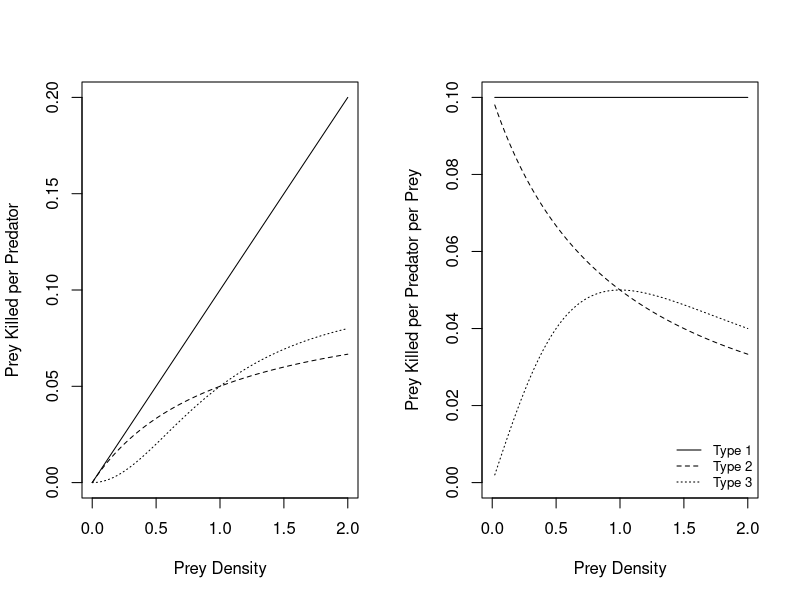
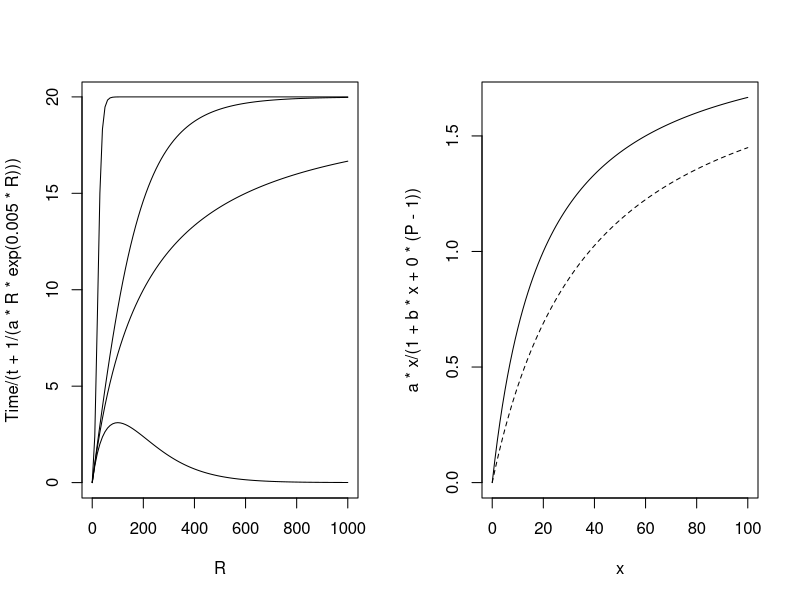
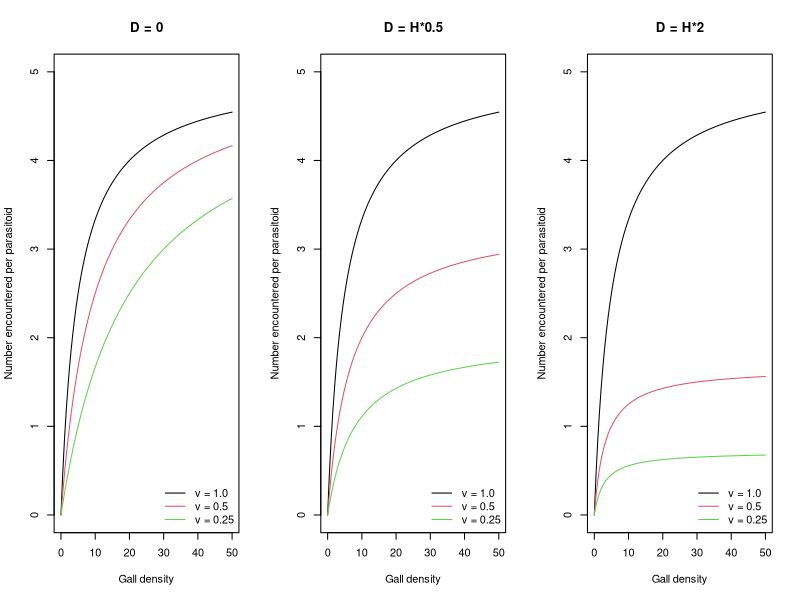

These figures' R source, in order:
## ---- chunk 1
# pulled from my previous file FunctionalResponses.R

######################## Functional Responses #####################################
a <- 0.1 # attack rate of predator (all functional response types)
w <- 0.1 # maximum attack rate of predator in Type 2 or 3 functional response
D <- w/a # half saturation constant. Only applicable to Type 2 or 3 functional response. Don't intuitively understand this.

par(mfrow = c(1,2)) # plot 2 graphs side-by-side

# first plot: functional responses
curve(a * x, 0, 2, xlab = "Prey Density", ylab = "Prey Killed per Predator") # Type 2
curve(w * x / (D + x), 0, 2, add = TRUE, lty = 2) # Type 2
curve(w * x^2/ (D^2 + x^2), 0, 2, add = TRUE, lty = 3) # Type 3

# second plot: functional response per prey
curve(a * x/x, 0, 2, xlab = "Prey Density", ylab = "Prey Killed per Predator per Prey", ylim = c(0,a))
curve(w * x / (D + x)/x, 0, 2, add = TRUE, lty = 2)
curve(w * x^2/ (D^2 + x^2)/x, 0, 2, add = TRUE, lty = 3)
legend("bottomright", c("Type 1", "Type 2", "Type 3"), lty = 1:3, bty = "n", cex = 0.8)
## ---- chunk 2
a = 0.1 # rate of successfull search
Time = 1 # total time prey were exposed
t = 0.05 # handling time per prey
# c =  facilitation coefficient?
# R = resource (aka prey) density

generalized_prey_dependent_FR <- expression(Time/(t + 1 / ( a*R*exp(c*R))))
curve(Time/(t + 1 / ( a*R*exp(0.005*R))), xname = "R", from = 0, to = 1000) # Type 1
curve(Time/(t + 1 / ( a*R*exp(0*R))), add = TRUE, xname = "R", from = 0, to = 1000) # Type 2
curve(Time/(t + 1 / ( a*R*exp(0.1*R))), add = TRUE, xname = "R", from = 0, to = 1000) # Type 3
curve(Time/(t + 1 / ( a*R*exp(-0.01*R))), add = TRUE, xname = "R", from = 0, to = 1000) # Type 4
## ---- chunk 3
# Beddington-DeAngelis Functional Response
P = 10
c = 1/P
b = 0.05
curve( a*x / (1 + b*x + 0*(P - 1)), from = 0, to = 100) # type 2 functional response, when c = 0 or P = 1
curve( a*x / (1 + b*x + c*(P - 1)), add = TRUE, from = 0, to = 100, lty = 2)
## ---- chunk 4
######### False target model for functional response.  This version was modified from Abrahamson & Weis 1997 pg. 305.  I believe their version is incorrect.  I tried using it but it does not replicate their graphs.  This current formulation does. ######
a <- 1
H <- 0.2 # handling time of vulnerable prey
D <- 0 # discrimination time between vulnerable and invulnerable prey
v <- 1.0 # fraction of vulnerable prey
v1 <- 0.5
v2 <- 0.25


par(mfrow=c(1,3)) # setup graphs for easy comparison

# Perfect discrimination, but decreasing the fraction of true targets
D <- 0
curve((a*v*x)/(1 + a*H*v*x + a*D*(1 - v)*x), from=0, to=50, ylim=c(0,5), ylab="Number encountered per parasitoid", xlab="Gall density", main="D = 0")
curve((a*v1*x)/(1 + a*H*v1*x + a*D*(1 - v1)*x), from=0, to=50, col=2, ylim=c(0,10), add=T)
curve((a*v2*x)/(1 + a*H*v2*x + a*D*(1 - v2)*x), from=0, to=50, col=3, add=T)
legend("bottomright", legend=c("v = 1.0", "v = 0.5", "v = 0.25"), col=1:3, lty=1, bty="n")

# weak discrimination, but decreasing the fraction of true targets
D <- H*0.5
curve((a*v*x)/(1 + a*H*v*x + a*D*(1 - v)*x), from=0, to=50, ylim=c(0,5), ylab="Number encountered per parasitoid", xlab="Gall density", main="D = H*0.5")
curve((a*v1*x)/(1 + a*H*v1*x + a*D*(1 - v1)*x), from=0, to=50, col=2, ylim=c(0,10), add=T)
curve((a*v2*x)/(1 + a*H*v2*x + a*D*(1 - v2)*x), from=0, to=50, col=3, add=T)
legend("bottomright", legend=c("v = 1.0", "v = 0.5", "v = 0.25"), col=1:3, lty=1, bty="n")

# anti-discrimination, but decreasing the fraction of true targets
D <- H*2
curve((a*v*x)/(1 + a*H*v*x + a*D*(1 - v)*x), from=0, to=50, ylim=c(0,5), ylab="Number encountered per parasitoid", xlab="Gall density", main="D = H*2")
curve((a*v1*x)/(1 + a*H*v1*x + a*D*(1 - v1)*x), from=0, to=50, col=2, ylim=c(0,10), add=T)
curve((a*v2*x)/(1 + a*H*v2*x + a*D*(1 - v2)*x), from=0, to=50, col=3, add=T)
legend("bottomright", legend=c("v = 1.0", "v = 0.5", "v = 0.25"), col=1:3, lty=1, bty="n")
